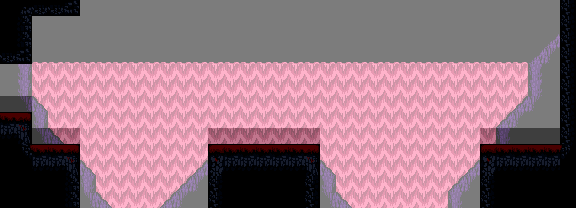

This is a level from a 2D game, rendered from its Tiled map with the project's own tilesets. A one-line summary and the map file follow, with tile-layer data summarised:
An orthogonal 36x13 tile map with 16x16 px tiles, 5 tile layers (Back2, Back, Deafult, Front, ...), 2 tilesets and 16 objects (Insta Kill Object).

<map version="1.10" tiledversion="1.10.1" orientation="orthogonal" renderorder="right-down" width="36" height="13" tilewidth="16" tileheight="16" infinite="0" nextlayerid="14" nextobjectid="48">
 <properties>
  <property name="BottomSection" type="int" value="-1" />
  <property name="LeftSection" type="int" value="13" />
  <property name="Level" type="int" value="14" />
  <property name="RightSection" type="int" value="-1" />
  <property name="TopSection" type="int" value="-1" />
 </properties>
 <tileset firstgid="1" source="../Level1_Tileset.tsx" />
 <tileset firstgid="801" source="../PathfindingLayout.tsx" />
 <layer id="11" name="Back2" width="36" height="13">
  <data>[468 cells, 293 non-empty, 3 distinct tile ids]</data>
 </layer>
 <layer id="3" name="Back" width="36" height="13">
  <data>[468 cells, 34 non-empty, 6 distinct tile ids]</data>
 </layer>
 <layer id="2" name="Deafult" width="36" height="13">
  <data>[468 cells, 0 non-empty, 0 distinct tile ids]</data>
 </layer>
 <layer id="1" name="Front" width="36" height="13">
  <data>[468 cells, 61 non-empty, 16 distinct tile ids]</data>
 </layer>
 <layer id="13" name="PathfindingLayout" width="36" height="13" opacity="0.49">
  <data>[468 cells, 468 non-empty, 3 distinct tile ids]</data>
 </layer>
 <objectgroup id="10" name="Objects">
  <object id="40" x="256" y="128">
   <properties>
    <property name="Size" type="int" value="0" />
    <property name="Type" value="DirtBlock" />
   </properties>
   <point />
  </object>
  <object id="41" x="272" y="112">
   <properties>
    <property name="Size" type="int" value="1" />
    <property name="Type" value="DirtBlock" />
   </properties>
   <point />
  </object>
  <object id="43" name="Insta Kill Object" x="80" y="208" width="400" height="48">
   <properties>
    <property name="Type" value="InstaKillObject" />
   </properties>
  </object>
 </objectgroup>
 <objectgroup id="8" name="Colliders">
  <object id="25" x="0" y="112" width="32" height="96">
   <properties>
    <property name="AFFECTING_LAYERS" value="PLAYER_LAYER" />
    <property name="OBJECT_LAYERS" value="GROUND_LAYER" />
   </properties>
  </object>
  <object id="27" x="32" y="144" width="48" height="64">
   <properties>
    <property name="AFFECTING_LAYERS" value="PLAYER_LAYER" />
    <property name="OBJECT_LAYERS" value="GROUND_LAYER" />
   </properties>
  </object>
  <object id="28" x="208" y="144" width="112" height="64">
   <properties>
    <property name="AFFECTING_LAYERS" value="PLAYER_LAYER" />
    <property name="OBJECT_LAYERS" value="GROUND_LAYER" />
   </properties>
  </object>
  <object id="29" x="480" y="144" width="80" height="64">
   <properties>
    <property name="AFFECTING_LAYERS" value="PLAYER_LAYER" />
    <property name="OBJECT_LAYERS" value="GROUND_LAYER" />
   </properties>
  </object>
  <object id="31" x="560" y="0" width="16" height="208">
   <properties>
    <property name="AFFECTING_LAYERS" value="PLAYER_LAYER" />
    <property name="OBJECT_LAYERS" value="GROUND_LAYER" />
   </properties>
  </object>
  <object id="32" x="0" y="0" width="32" height="64">
   <properties>
    <property name="AFFECTING_LAYERS" value="PLAYER_LAYER" />
    <property name="OBJECT_LAYERS" value="GROUND_LAYER" />
   </properties>
  </object>
  <object id="33" x="32" y="0" width="48" height="16">
   <properties>
    <property name="AFFECTING_LAYERS" value="PLAYER_LAYER" />
    <property name="OBJECT_LAYERS" value="GROUND_LAYER" />
   </properties>
  </object>
  <object id="34" x="128" y="176" width="26" height="4.66667">
   <properties>
    <property name="AFFECTING_LAYERS" value="PLAYER_ATTACK_LAYER" />
    <property name="OBJECT_LAYERS" value="ENEMY_LAYER" />
   </properties>
  </object>
  <object id="35" x="387.333" y="167.333" width="27.3333" height="6">
   <properties>
    <property name="AFFECTING_LAYERS" value="PLAYER_ATTACK_LAYER" />
    <property name="OBJECT_LAYERS" value="ENEMY_LAYER" />
   </properties>
  </object>
  <object id="44" x="64" y="208" width="16" height="48">
   <properties>
    <property name="AFFECTING_LAYERS" value="PLAYER_LAYER" />
    <property name="OBJECT_LAYERS" value="GROUND_LAYER" />
   </properties>
  </object>
  <object id="45" x="80" y="256" width="400" height="16">
   <properties>
    <property name="AFFECTING_LAYERS" value="PLAYER_LAYER" />
    <property name="OBJECT_LAYERS" value="GROUND_LAYER" />
   </properties>
  </object>
  <object id="46" x="480" y="208" width="16" height="48">
   <properties>
    <property name="AFFECTING_LAYERS" value="PLAYER_LAYER" />
    <property name="OBJECT_LAYERS" value="GROUND_LAYER" />
   </properties>
  </object>
  <object id="47" x="208" y="208" width="112" height="48">
   <properties>
    <property name="AFFECTING_LAYERS" value="PLAYER_LAYER" />
    <property name="OBJECT_LAYERS" value="GROUND_LAYER" />
   </properties>
  </object>
 </objectgroup>
</map>
